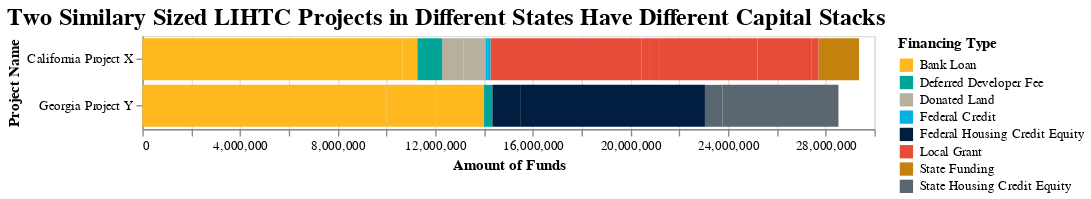

The cell this chart's notebook holds for it:
### Code cell
diff_cap = alt.Chart(df_sub1).mark_bar().encode(
    x='Amount of Funds',
    y='Project Name',
    color='Financing Type',
    tooltip=['Financing Type']
).configure(background="#ffffff").configure_legend().properties(
    title={
      "text": ["Two Similary Sized LIHTC Projects in Different States Have Different Capital Stacks"]})

diff_cap

### Figure 1 — Vega-Lite specification as saved in the notebook (floating-point values rounded to 4 significant figures)
{"width": 550, "height": 70, "config": {"title": {"fontSize": 18, "font": "Veranda Regular", "anchor": "start", "fontColor": "#000000"}, "range": {"category": ["#FFB81D", "#00A598", "#B7B09D", "#00B3E3", "#011E41", "#E74C39", "#C4820E", "#5B6770"], "diverging": ["#FFB81D", "#00A598", "#B7B09D", "#00B3E3", "#011E41", "#E74C39", "#C4820E", "#5B6770"]}, "legend": {"labelFont": "Veranda Regular", "labelLimit": 0}, "background": "#ffffff"}, "data": {"name": "data-37664866035dc4a446b0d13e7d528626"}, "mark": "bar", "encoding": {"color": {"type": "nominal", "field": "Financing Type"}, "tooltip": [{"type": "nominal", "field": "Financing Type"}], "x": {"type": "quantitative", "field": "Amount of Funds"}, "y": {"type": "nominal", "field": "Project Name"}}, "title": {"text": ["Two Similary Sized LIHTC Projects in Different States Have Different Capital Stacks"]}, "$schema": "https://vega.github.io/schema/vega-lite/v4.0.2.json", "datasets": {"data-37664866035dc4a446b0d13e7d528626": [{"Unnamed: 0": 2284, "Project Name": "California Project X", "Financing Type": "Bank Loan", "Interest Rate": "5.75%", "Funding Type": null, "Project Type": "Family", "Amount of Funds": 10060000.0, "State": "California", "0": null, "Total Units": 61.0}, {"Unnamed: 0": 2301, "Project Name": "California Project X", "Financing Type": "Local Grant", "Interest Rate": "3.00%", "Funding Type": null, "Project Type": "Family", "Amount of Funds": 4000000.0, "State": "California", "0": null, "Total Units": 61.0}, {"Unnamed: 0": 2318, "Project Name": "California Project X", "Financing Type": "Local Grant", "Interest Rate": "3.00%", "Funding Type": null, "Project Type": "Family", "Amount of Funds": 2200000.0, "State": "California", "0": null, "Total Units": 61.0}, {"Unnamed: 0": 2335, "Project Name": "California Project X", "Financing Type": "Bank Loan", "Interest Rate": "0.00%", "Funding Type": null, "Project Type": "Family", "Amount of Funds": 600000.0, "State": "California", "0": null, "Total Units": 61.0}, {"Unnamed: 0": 2352, "Project Name": "California Project X", "Financing Type": "Donated Land", "Interest Rate": null, "Funding Type": null, "Project Type": "Family", "Amount of Funds": 885000.0, "State": "California", "0": null, "Total Units": 61.0}, {"Unnamed: 0": 2369, "Project Name": "California Project X", "Financing Type": "Local Grant", "Interest Rate": "0.00%", "Funding Type": null, "Project Type": "Family", "Amount of Funds": 300900.0, "State": "California", "0": null, "Total Units": 61.0}, {"Unnamed: 0": 2386, "Project Name": "California Project X", "Financing Type": "Federal Credit", "Interest Rate": null, "Funding Type": null, "Project Type": "Family", "Amount of Funds": 104300.0, "State": "California", "0": null, "Total Units": 61.0}, {"Unnamed: 0": 2403, "Project Name": "California Project X", "Financing Type": "Deferred Developer Fee", "Interest Rate": null, "Funding Type": null, "Project Type": "Family", "Amount of Funds": 807800.0, "State": "California", "0": null, "Total Units": 61.0}, {"Unnamed: 0": 2420, "Project Name": "California Project X", "Financing Type": "Local Grant", "Interest Rate": "5.650%", "Funding Type": 2420.0, "Project Type": "Family", "Amount of Funds": 445000.0, "State": "California", "0": null, "Total Units": 61.0}, {"Unnamed: 0": 2437, "Project Name": "California Project X", "Financing Type": "State Funding", "Interest Rate": "3.000%", "Funding Type": 2437.0, "Project Type": "Family", "Amount of Funds": 1662000.0, "State": "California", "0": null, "Total Units": 61.0}, {"Unnamed: 0": 2454, "Project Name": "California Project X", "Financing Type": "Local Grant", "Interest Rate": "3.000%", "Funding Type": 2454.0, "Project Type": "Family", "Amount of Funds": 4000000.0, "State": "California", "0": null, "Total Units": 61.0}, {"Unnamed: 0": 2471, "Project Name": "California Project X", "Financing Type": "Local Grant", "Interest Rate": "3.000%", "Funding Type": 2471.0, "Project Type": "Family", "Amount of Funds": 2200000.0, "State": "California", "0": null, "Total Units": 61.0}, {"Unnamed: 0": 2488, "Project Name": "California Project X", "Financing Type": "Bank Loan", "Interest Rate": "0.000%", "Funding Type": 2488.0, "Project Type": "Family", "Amount of Funds": 600000.0, "State": "California", "0": null, "Total Units": 61.0}, {"Unnamed: 0": 2505, "Project Name": "California Project X", "Financing Type": "Donated Land", "Interest Rate": null, "Funding Type": 2505.0, "Project Type": "Family", "Amount of Funds": 885000.0, "State": "California", "0": null, "Total Units": 61.0}, {"Unnamed: 0": 2522, "Project Name": "California Project X", "Financing Type": "Local Grant", "Interest Rate": "0.000%", "Funding Type": 2522.0, "Project Type": "Family", "Amount of Funds": 300900.0, "State": "California", "0": null, "Total Units": 61.0}, {"Unnamed: 0": 2539, "Project Name": "California Project X", "Financing Type": "Deferred Developer Fee", "Interest Rate": null, "Funding Type": 2539.0, "Project Type": "Family", "Amount of Funds": 211000.0, "State": "California", "0": null, "Total Units": 61.0}, {"Unnamed: 0": 2556, "Project Name": "California Project X", "Financing Type": "Federal Credit", "Interest Rate": null, "Funding Type": 2556.0, "Project Type": "Family", "Amount of Funds": 104300.0, "State": "California", "0": null, "Total Units": 61.0}, {"Unnamed: 0": 11363, "Project Name": "Georgia Project Y", "Financing Type": "Deferred Developer Fee", "Interest Rate": "0.0", "Funding Type": 11360.0, "Project Type": "Family", "Amount of Funds": 343900.0, "State": "Georgia", "0": null, "Total Units": 72.0}, {"Unnamed: 0": 11371, "Project Name": "Georgia Project Y", "Financing Type": "Federal Housing Credit Equity", "Interest Rate": null, "Funding Type": null, "Project Type": "Family", "Amount of Funds": 1136000.0, "State": "Georgia", "0": null, "Total Units": 72.0}, {"Unnamed: 0": 11379, "Project Name": "Georgia Project Y", "Financing Type": "Federal Housing Credit Equity", "Interest Rate": null, "Funding Type": 11380.0, "Project Type": "Family", "Amount of Funds": 7573000.0, "State": "Georgia", "0": null, "Total Units": 72.0}, {"Unnamed: 0": 11387, "Project Name": "Georgia Project Y", "Financing Type": "Bank Loan", "Interest Rate": "5.5", "Funding Type": null, "Project Type": "Family", "Amount of Funds": 10000000.0, "State": "Georgia", "0": null, "Total Units": 72.0}, {"Unnamed: 0": 11395, "Project Name": "Georgia Project Y", "Financing Type": "Bank Loan", "Interest Rate": "1.0", "Funding Type": 11400.0, "Project Type": "Family", "Amount of Funds": 2000000.0, "State": "Georgia", "0": null, "Total Units": 72.0}, {"Unnamed: 0": 11403, "Project Name": "Georgia Project Y", "Financing Type": "Bank Loan", "Interest Rate": "0.0", "Funding Type": null, "Project Type": "Family", "Amount of Funds": 2000000.0, "State": "Georgia", "0": null, "Total Units": 72.0}, {"Unnamed: 0": 11411, "Project Name": "Georgia Project Y", "Financing Type": "State Housing Credit Equity", "Interest Rate": null, "Funding Type": null, "Project Type": "Family", "Amount of Funds": 714000.0, "State": "Georgia", "0": null, "Total Units": 72.0}, {"Unnamed: 0": 11419, "Project Name": "Georgia Project Y", "Financing Type": "State Housing Credit Equity", "Interest Rate": null, "Funding Type": 11420.0, "Project Type": "Family", "Amount of Funds": 4757000.0, "State": "Georgia", "0": null, "Total Units": 72.0}]}}
